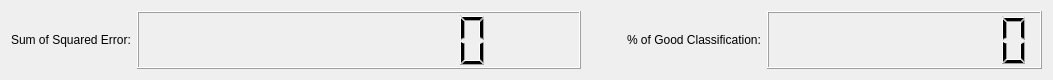
   <widget class="QWidget" name="horizontalLayoutWidget_10">
    <property name="geometry">
     <rect>
      <x>430</x>
      <y>90</y>
      <width>1053</width>
      <height>80</height>
     </rect>
    </property>
    <layout class="QHBoxLayout" name="horizontalLayout_11">
     <item>
      <layout class="QHBoxLayout" name="horizontalLayout_2">
       <item>
        <widget class="QLabel" name="label_2">
         <property name="sizePolicy">
          <sizepolicy hsizetype="Preferred" vsizetype="Preferred">
           <horstretch>0</horstretch>
           <verstretch>0</verstretch>
          </sizepolicy>
         </property>
         <property name="text">
          <string>Sum of Squared Error:</string>
         </property>
        </widget>
       </item>
       <item>
        <widget class="QLCDNumber" name="lcdNumber_SSE">
         <property name="sizePolicy">
          <sizepolicy hsizetype="Minimum" vsizetype="Minimum">
           <horstretch>1</horstretch>
           <verstretch>0</verstretch>
          </sizepolicy>
         </property>
         <property name="minimumSize">
          <size>
           <width>175</width>
           <height>0</height>
          </size>
         </property>
         <property name="layoutDirection">
          <enum>Qt::LeftToRight</enum>
         </property>
         <property name="lineWidth">
          <number>1</number>
         </property>
         <property name="smallDecimalPoint">
          <bool>true</bool>
         </property>
         <property name="digitCount">
          <number>8</number>
         </property>
        </widget>
       </item>
       <item>
        <spacer name="horizontalSpacer_6">
         <property name="orientation">
          <enum>Qt::Horizontal</enum>
         </property>
         <property name="sizeHint" stdset="0">
          <size>
           <width>40</width>
           <height>20</height>
          </size>
         </property>
        </spacer>
       </item>
       <item>
        <layout class="QHBoxLayout" name="horizontalLayout_9">
         <item>
          <widget class="QLabel" name="label_11">
           <property name="text">
            <string>% of Good Classification:</string>
           </property>
          </widget>
         </item>
         <item>
          <widget class="QLCDNumber" name="lcdNumber_percentageOfGoodClassification">
           <property name="sizePolicy">
            <sizepolicy hsizetype="Minimum" vsizetype="Minimum">
             <horstretch>1</horstretch>
             <verstretch>0</verstretch>
            </sizepolicy>
           </property>
           <property name="minimumSize">
            <size>
             <width>275</width>
             <height>0</height>
            </size>
           </property>
           <property name="font">
            <font>
             <pointsize>8</pointsize>
             <weight>75</weight>
             <bold>true</bold>
            </font>
           </property>
           <property name="layoutDirection">
            <enum>Qt::LeftToRight</enum>
           </property>
           <property name="lineWidth">
            <number>1</number>
           </property>
           <property name="smallDecimalPoint">
            <bool>true</bool>
           </property>
           <property name="digitCount">
            <number>8</number>
           </property>
          </widget>
         </item>
        </layout>
       </item>
      </layout>
     </item>
    </layout>
   </widget>
